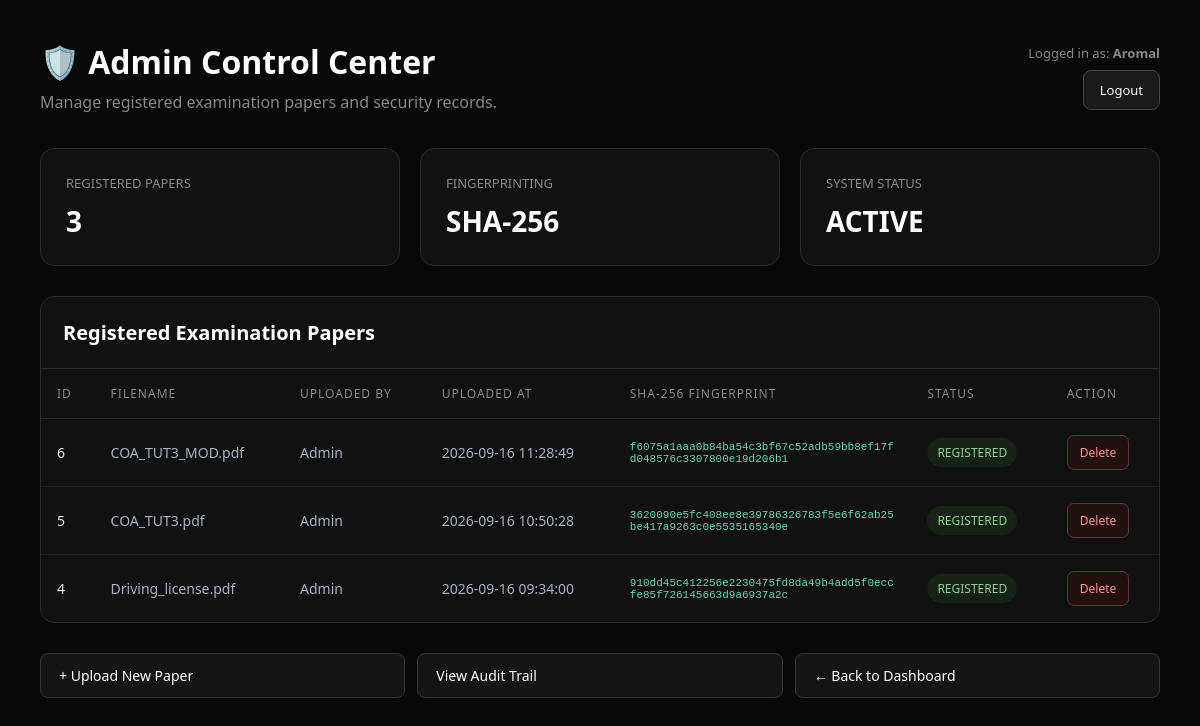
Screenshot of /admin (signed in) with the database file from the repository.
### tables this page shows
CREATE TABLE papers (
            id INTEGER PRIMARY KEY AUTOINCREMENT,
            filename TEXT NOT NULL,
            fingerprint TEXT NOT NULL,
            uploaded_by TEXT NOT NULL,
            uploaded_at TEXT NOT NULL
        , stored_filename TEXT);

### app.py (the view)
@app.route("/admin")
@admin_required
def admin_page():
    conn = get_db_connection()
    papers = conn.execute(
        "SELECT * FROM papers ORDER BY id DESC"
    ).fetchall()
    conn.close()
    return render_template(
        "admin.html",
        papers=papers
    )

### app.py (called while the page is built)
def get_db_connection():
    conn = sqlite3.connect(DATABASE_FILE)
    conn.row_factory = sqlite3.Row
    return conn

def admin_required(route_function):
    @wraps(route_function)
    def wrapper(*args, **kwargs):
        if not session.get("admin_logged_in"):
            return redirect(url_for("admin_login"))
        return route_function(*args, **kwargs)
    return wrapper

### templates/admin.html (shortened to what this page needs)
<!DOCTYPE html>
<html lang="en">
<head>
    <link rel="stylesheet"
          href="{{ url_for('static', filename='style.css') }}">
</head>
<body>
<div class="admin-page">
    <div class="admin-header">
        <div class="admin-title">
            <h1>
                🛡️ Admin Control Center
            </h1>
            <p>
                Manage registered examination papers
                and security records.
            </p>
        </div>
        <div class="admin-user">
            <span>
                Logged in as:
                <strong>
                    {{ session.get("admin_username", "Administrator") }}
                </strong>
            </span>
            <a
                href="{{ url_for('admin_logout') }}"
                class="logout-button">
                Logout
            </a>
        </div>
    </div>
    <div class="stats">
        <div class="stat-card">
            <div class="label">
                REGISTERED PAPERS
            </div>
            <div class="value">
                {{ papers|length }}
            </div>
        </div>
        <div class="stat-card">
            <div class="label">
                FINGERPRINTING
            </div>
            <div class="value">
                SHA-256
            </div>
        </div>
        <div class="stat-card">
            <div class="label">
                SYSTEM STATUS
            </div>
            <div class="value">
                ACTIVE
            </div>
        </div>
    </div>
    <div class="table-card">
        <div class="table-header">
            <h2>
                Registered Examination Papers
            </h2>
        </div>
        <div class="table-wrapper">
            {% if papers %}
            <table>
                <thead>
                    <tr>
                        <th>
                            ID
                        </th>
                        <th>
                            Filename
                        </th>
                        <th>
                            Uploaded By
                        </th>
                        <th>
                            Uploaded At
                        </th>
                        <th>
                            SHA-256 Fingerprint
                        </th>
                        <th>
                            Status
                        </th>
                        <th>
                            Action
                        </th>
                    </tr>
                </thead>
                <tbody>
                {% for paper in papers %}
                    <tr>
                        <td>
                            {{ paper["id"] }}
                        </td>
                        <td>
                            {{ paper["filename"] }}
                        </td>
                        <td>
                            {{ paper["uploaded_by"] }}
                        </td>
                        <td>
                            {{ paper["uploaded_at"] }}
                        </td>
                        <td class="fingerprint">
                            {{ paper["fingerprint"] }}
                        </td>
                        <td>
                            <span class="status">
                                REGISTERED
                            </span>
                        </td>
                        <td>
                            <form
                                method="POST"
                                action="{{ url_for('delete_paper', paper_id=paper['id']) }}"
                                onsubmit="return confirm('Are you sure you want to delete this examination paper? This action cannot be undone.');"
                            >
                                <button
                                    type="submit"
                                    class="delete-button">
                                    Delete
                                </button>
                            </form>
                        </td>
                    </tr>
                {% endfor %}
                </tbody>
            </table>
            {% else %}
                <div class="empty-state">
                    No examination papers are currently registered.
                </div>
            {% endif %}
        </div>
    </div>
    <div class="bottom-actions">
        <a
            href="{{ url_for('upload_page') }}"
            class="action-button">
            + Upload New Paper
        </a>
        <a
            href="{{ url_for('audit_trail') }}"
            class="action-button">
            View Audit Trail
        </a>
        <a
            href="{{ url_for('home') }}"
            class="action-button">
            ← Back to Dashboard
        </a>
    </div>
</div>
</body>
</html>

### static/style.css (style rules this page uses)
* { margin: 0; padding: 0; box-sizing: border-box; }
body { font-family: "Segoe UI", Arial, sans-serif; background: #0b0f19; color: #e8edf7; min-height: 100vh; }
button { font-family: inherit; cursor: pointer; }
h1 { font-size: clamp(22px, 3vw, 30px); font-weight: 600; margin-bottom: 10px; }
.stat-card, .panel { background: #111724; border: 1px solid #252d3d; border-radius: 12px; }
.stat-card { padding: 22px; }
.action-button { display: flex; align-items: center; gap: 15px; text-align: left; width: 100%; padding: 15px; background: #182130; border: 1px solid #293448; border-radius: 9px; color: #e8edf7; transition: 0.2s; }
table { width: 100%; border-collapse: collapse; min-width: 600px; }
th { text-align: left; color: #68768c; font-size: 10px; font-weight: 500; padding: 12px 10px; border-bottom: 1px solid #252d3d; }
td { padding: 16px 10px; font-size: 11px; color: #a7b2c4; border-bottom: 1px solid #20283a; }
td:first-child { color: #e0e7f2; }
tr:last-child td { border-bottom: none; }
.fingerprint { color: #65d8b9 !important; font-family: monospace; font-size: 11px !important; }
.action-button { text-decoration: none; color: inherit; display: flex; align-items: center; gap: 15px; }

### templates/admin.html (style rules this page uses)
body { background: #080808; color: white; }
.admin-page { min-height: 100vh; padding: 40px; box-sizing: border-box; }
.admin-header { display: flex; justify-content: space-between; align-items: center; gap: 20px; margin-bottom: 35px; }
.admin-title h1 { margin: 0; font-size: 32px; }
.admin-title p { margin-top: 8px; color: #888; }
.admin-user { text-align: right; }
.admin-user span { display: block; color: #888; font-size: 13px; margin-bottom: 8px; }
.logout-button { display: inline-block; padding: 10px 16px; background: #1a1a1a; border: 1px solid #444; color: white; text-decoration: none; border-radius: 8px; font-size: 13px; }
.stats { display: grid; grid-template-columns: repeat(3, 1fr); gap: 20px; margin-bottom: 30px; }
.stat-card { background: #111; border: 1px solid #292929; border-radius: 14px; padding: 25px; }
.stat-card .label { color: #888; font-size: 13px; margin-bottom: 10px; }
.stat-card .value { font-size: 28px; font-weight: bold; }
.table-card { background: #111; border: 1px solid #292929; border-radius: 14px; overflow: hidden; }
.table-header { padding: 22px; border-bottom: 1px solid #292929; }
.table-header h2 { margin: 0; font-size: 20px; }
.table-wrapper { overflow-x: auto; }
table { width: 100%; border-collapse: collapse; }
th { text-align: left; padding: 16px; color: #888; font-size: 12px; text-transform: uppercase; letter-spacing: 1px; border-bottom: 1px solid #292929; white-space: nowrap; }
td { padding: 16px; border-bottom: 1px solid #202020; font-size: 14px; vertical-align: middle; }
tr:last-child td { border-bottom: none; }
.fingerprint { max-width: 260px; word-break: break-all; color: #888; font-family: monospace; font-size: 12px; }
.status { display: inline-block; padding: 6px 10px; border-radius: 20px; background: #172217; color: #8ed08e; font-size: 12px; }
.delete-button { border: 1px solid #633333; background: #211111; color: #ff8f8f; padding: 8px 12px; border-radius: 7px; cursor: pointer; font-size: 12px; }
.bottom-actions { display: flex; gap: 12px; margin-top: 30px; }
.action-button { display: inline-block; padding: 12px 18px; background: #151515; border: 1px solid #333; color: white; text-decoration: none; border-radius: 8px; font-size: 14px; }

### rows the page displays
papers: id "6", filename "COA_TUT3_MOD.pdf", uploaded_by "Admin", uploaded_at "2026-09-16 11:28:49", fingerprint "f6075a1aaa0b84ba54c3bf67c52adb59bb8ef17fd048576c3307800e19d206b1"
papers: id "5", filename "COA_TUT3.pdf", uploaded_by "Admin", uploaded_at "2026-09-16 10:50:28", fingerprint "3620090e5fc408ee8e39786326783f5e6f62ab25be417a9263c0e5535165340e"
papers: id "4", filename "Driving_license.pdf", uploaded_by "Admin", uploaded_at "2026-09-16 09:34:00", fingerprint "910dd45c412256e2230475fd8da49b4add5f0eccfe85f726145663d9a6937a2c"

### other values shown
{{ session.get("admin_username", "Administrator") }} "Aromal"
{{ papers|length }} "3"
